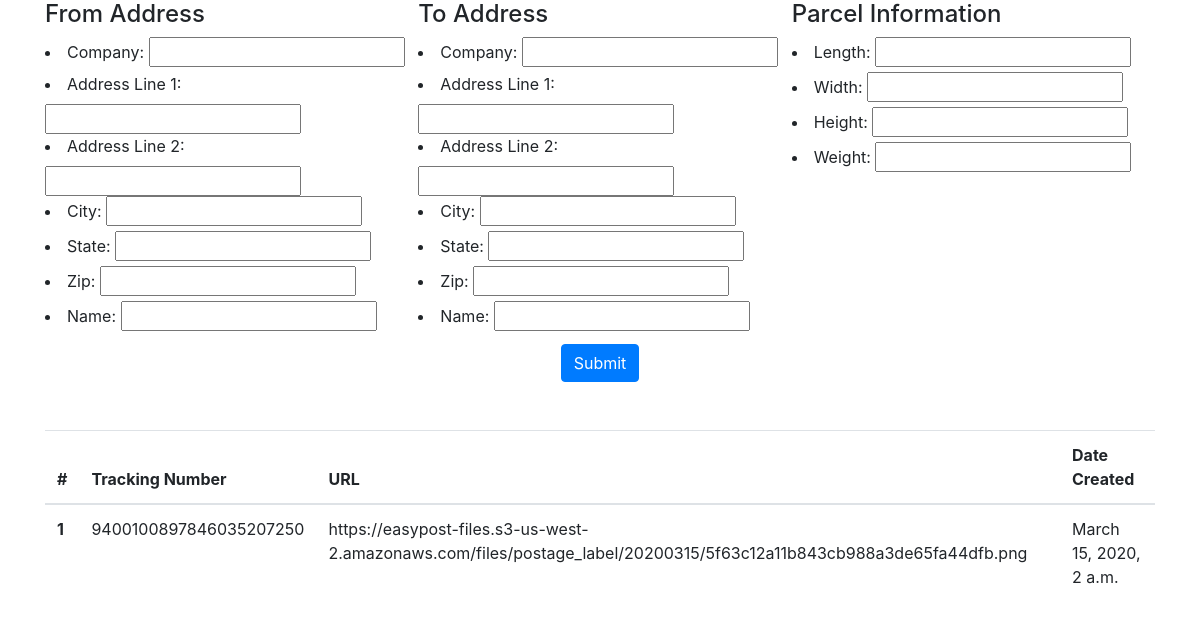
The app's page /parcel/ (signed in) with its own data.
### app/models.py (models this page shows)
class Shipment(models.Model):
	label_url = models.URLField(max_length=200)
	tracking_number = models.CharField(max_length=200)
	owner = models.ForeignKey(settings.AUTH_USER_MODEL, on_delete=models.CASCADE)
	created = models.DateTimeField(auto_now_add=True)
	class Meta:
		ordering = ['created']

### app/views.py (the view, shortened to what this page needs)
# urls.py: path('', views.ShipmentView.as_view(), name='shipment_view')
class ShipmentView(APIView):
	renderer_classes = [TemplateHTMLRenderer]
	template_name = 'submit.html'
	authentication_classes = [SessionAuthentication, BasicAuthentication]
	permission_classes = [IsAuthenticated]
	def get(self, request):
		shipments = request.user.shipment_set.all()
		from_form = AddressForm(prefix='from_form')
		to_form = AddressForm(prefix="to_form")
		parcel_form = ParcelForm(prefix='parcel_form')
		return Response({'from_form': from_form, 'to_form': to_form, 'parcel_form': parcel_form, 'shipments': shipments}, None, 'submit.html')

### app/forms.py
class AddressForm(forms.Form):
	company = forms.CharField(label='Company', max_length=100, required=False)
	street_1 = forms.CharField(label='Address Line 1', max_length=100)
	street_2 = forms.CharField(label='Address Line 2', max_length=100, required=False)
	city = forms.CharField(label='City', max_length=100)
	state = forms.CharField(label='State', max_length=2)
	zip_code = forms.CharField(label='Zip', max_length=100)
	name = forms.CharField(label='Name', max_length=100)

class ParcelForm(forms.Form):
	length = forms.DecimalField(label='Length', max_digits=10, decimal_places=3)
	width = forms.DecimalField(label='Width', max_digits=10, decimal_places=3)
	height = forms.DecimalField(label='Height', max_digits=10, decimal_places=3)
	weight = forms.DecimalField(label='Weight', decimal_places=3)

### app/templates/submit.html (shortened to what this page needs)
<!doctype html>
<html lang="en">
  <head>
    <link rel="stylesheet" href="https://stackpath.bootstrapcdn.com/bootstrap/4.4.1/css/bootstrap.min.css">
  </head>
  <body>
    <div class="container">
    	<form action="/parcel/" method="post">
	    	<div class="form-row">
	        	<div class="col">
	        		<h4>From Address</h4>
	            	{{ from_form.as_ul }}
	        	</div>
	        	<div class="col">
	        		<h4>To Address</h4>
	            	{{ to_form.as_ul}}
	        	</div>
	        	<div class="col">
	        		<h4>Parcel Information</h4>
	            	{{ parcel_form.as_ul }}
	        	</div>
	    	</div>
	    	<div class="col text-center pt-md-2">
	    		<button type="submit" class="btn btn-primary justify-content-center">Submit</button>
	    	</div>
	    </form>
	</div>
	<div class="container pt-md-5">
		<table class="table">
  			<thead>
    			<tr>
      				<th scope="col">#</th>
      				<th scope="col">Tracking Number</th>
      				<th scope="col">URL</th>
      				<th scope="col">Date Created</th>
    			</tr>
  			</thead>
  			<tbody>
  				{% for shipment in shipments %}
    			<tr>
      				<th scope="row">{{ forloop.counter }}</th>
      				<td>{{ shipment.tracking_number }}</td>
      				<td>{{ shipment.label_url }}</td>
      				<td>{{ shipment.created }}</td>
    			</tr>
    			{% endfor %}
  			</tbody>
		</table>
	</div>
  </body>
</html>

### records on screen
Shipment: tracking_number "9400100897846035207250", label_url "https://easypost-files.s3-us-west-2.amazonaws.com/files/postage_label/20200315/5f63c12a11b843cb988a3de65fa44dfb.png", created "March 15, 2020, 2 a.m."
